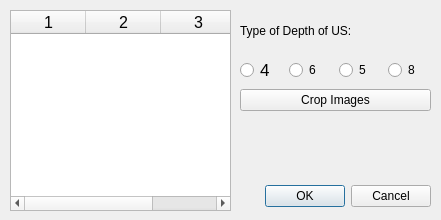
<?xml version="1.0" encoding="UTF-8"?>
<ui version="4.0">
 <class>ProbeCalibrationDialog</class>
 <widget class="QDialog" name="ProbeCalibrationDialog">
  <property name="geometry">
   <rect>
    <x>0</x>
    <y>0</y>
    <width>441</width>
    <height>220</height>
   </rect>
  </property>
  <property name="windowTitle">
   <string>Ultrasound Calibration</string>
  </property>
  <property name="sizeGripEnabled">
   <bool>false</bool>
  </property>
  <widget class="QDialogButtonBox" name="buttonBox">
   <property name="geometry">
    <rect>
     <x>240</x>
     <y>180</y>
     <width>191</width>
     <height>32</height>
    </rect>
   </property>
   <property name="orientation">
    <enum>Qt::Horizontal</enum>
   </property>
   <property name="standardButtons">
    <set>QDialogButtonBox::Cancel|QDialogButtonBox::Ok</set>
   </property>
  </widget>
  <widget class="QTableWidget" name="tableWidget">
   <property name="geometry">
    <rect>
     <x>10</x>
     <y>10</y>
     <width>221</width>
     <height>201</height>
    </rect>
   </property>
   <property name="font">
    <font>
     <pointsize>12</pointsize>
    </font>
   </property>
   <property name="columnCount">
    <number>3</number>
   </property>
   <attribute name="horizontalHeaderVisible">
    <bool>true</bool>
   </attribute>
   <attribute name="horizontalHeaderCascadingSectionResizes">
    <bool>false</bool>
   </attribute>
   <attribute name="horizontalHeaderDefaultSectionSize">
    <number>75</number>
   </attribute>
   <attribute name="horizontalHeaderMinimumSectionSize">
    <number>10</number>
   </attribute>
   <column/>
   <column/>
   <column/>
  </widget>
  <widget class="QWidget" name="layoutWidget">
   <property name="geometry">
    <rect>
     <x>240</x>
     <y>10</y>
     <width>191</width>
     <height>101</height>
    </rect>
   </property>
   <layout class="QVBoxLayout" name="verticalLayout">
    <item>
     <widget class="QLabel" name="label">
      <property name="text">
       <string>Type of Depth of US:</string>
      </property>
     </widget>
    </item>
    <item>
     <layout class="QHBoxLayout" name="horizontalLayout">
      <item>
       <widget class="QRadioButton" name="radioButton_4">
        <property name="font">
         <font>
          <pointsize>13</pointsize>
         </font>
        </property>
        <property name="text">
         <string>4</string>
        </property>
       </widget>
      </item>
      <item>
       <widget class="QRadioButton" name="radioButton_6">
        <property name="text">
         <string>6</string>
        </property>
       </widget>
      </item>
      <item>
       <widget class="QRadioButton" name="radioButton_5">
        <property name="contextMenuPolicy">
         <enum>Qt::NoContextMenu</enum>
        </property>
        <property name="text">
         <string>5</string>
        </property>
       </widget>
      </item>
      <item>
       <widget class="QRadioButton" name="radioButton_8">
        <property name="text">
         <string>8</string>
        </property>
       </widget>
      </item>
     </layout>
    </item>
    <item>
     <widget class="QPushButton" name="cropButton">
      <property name="text">
       <string>Crop Images</string>
      </property>
      <property name="flat">
       <bool>false</bool>
      </property>
     </widget>
    </item>
   </layout>
  </widget>
 </widget>
 <resources/>
 <connections>
  <connection>
   <sender>buttonBox</sender>
   <signal>accepted()</signal>
   <receiver>ProbeCalibrationDialog</receiver>
   <slot>accept()</slot>
   <hints>
    <hint type="sourcelabel">
     <x>248</x>
     <y>254</y>
    </hint>
    <hint type="destinationlabel">
     <x>157</x>
     <y>274</y>
    </hint>
   </hints>
  </connection>
  <connection>
   <sender>buttonBox</sender>
   <signal>rejected()</signal>
   <receiver>ProbeCalibrationDialog</receiver>
   <slot>reject()</slot>
   <hints>
    <hint type="sourcelabel">
     <x>316</x>
     <y>260</y>
    </hint>
    <hint type="destinationlabel">
     <x>286</x>
     <y>274</y>
    </hint>
   </hints>
  </connection>
  <connection>
   <sender>cropButton</sender>
   <signal>clicked()</signal>
   <receiver>ProbeCalibrationDialog</receiver>
   <slot>crop()</slot>
   <hints>
    <hint type="sourcelabel">
     <x>373</x>
     <y>94</y>
    </hint>
    <hint type="destinationlabel">
     <x>321</x>
     <y>132</y>
    </hint>
   </hints>
  </connection>
 </connections>
 <slots>
  <slot>crop()</slot>
 </slots>
</ui>
